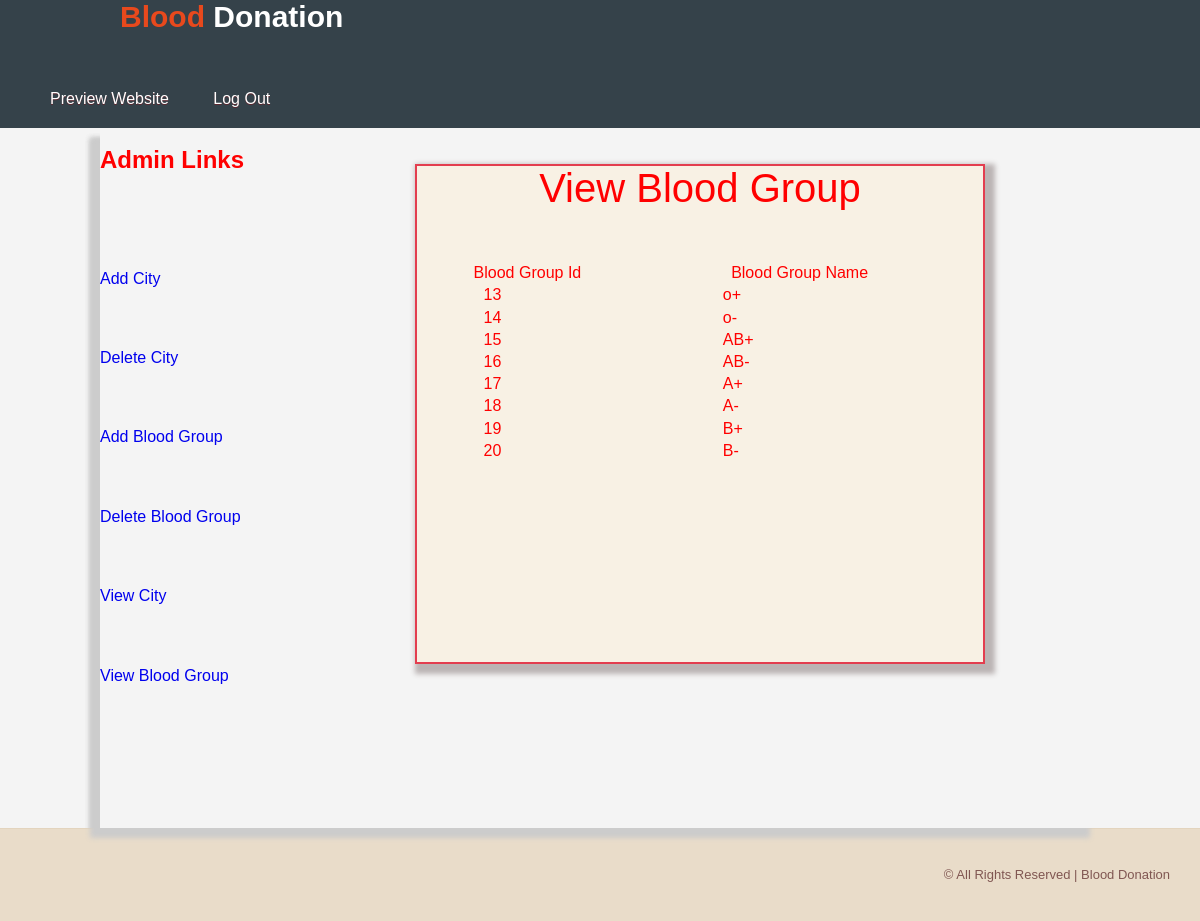
/Admin/viewbloodgroup.php (signed in), run on the app's committed database.
### tables this page shows
CREATE TABLE `bloodgroup` (
  `bg_id` int(100) NOT NULL,
  `bg_name` varchar(100) NOT NULL
);

### Admin/viewbloodgroup.php (the view, shortened to what this page needs)
<!DOCTYPE html>
<html>
<head>
<link href="css/style.css" rel="stylesheet" type="text/css" media="all" />
<link rel="stylesheet" type="text/css" href="style.css">
<link href="css/flexslider.css" rel="stylesheet" type="text/css" media="all" />
</head>
<body>
<header>
            <div class="container">
                <div id="branding">
                    <h1><span class="highlight">Blood</span> Donation</h1>
                </div>
            </div>
        </header>
 <div class="nav_bg">
<div class="wrap">
    <ul class="nav">
            <li><a href="../index.php" target="_blank">Preview Website</a></li>
             <li><a href="logout.php">Log Out</a></li>
            </ul>
  </div>
    </div>
    <center>
   <div style="width:1000px; height:700px; box-shadow:-10px 10px 5px #CCC">
       <div style="width:200px; float:left;">
       <?php include('left.php'); ?>
       </div>
       <div style="width:800px;float:left">
<br /><br />
<?php include('function.php'); ?>
       <form method="post">
<table border="0" align="center" width="400px" height="500px" class="shaddoww">
<tr><td colspan="2" align="center" class="toptd"><span class="cityspan">View Blood Group </span></td></tr>
<tr><td align="center" style="padding-top:10px">
<table border="1" align="center" width="80%" height="200px" >
<tr><td>Blood Group Id </td><td align="center">Blood Group Name</td></tr>
<tr><td>
<?php
$cn=mysqli_connect("localhost","root","","bloodbank");
$s="select * from bloodgroup";
	$result=mysqli_query($cn,$s);
	while($data=mysqli_fetch_array($result))
	{
			echo "<tr><td style='padding-left:10px'>$data[0]</td><td  style='padding-left:50px'>$data[1]</td></tr>";
		}
?>
</td></tr>
</table>
</table>
</form>
       </div>
   </div>
    </center>
<?php include('bottom.php'); ?>
</body>
</html>

### Admin/css/style.css (style rules this page uses)
html,body,div,span,applet,object,iframe,h1,h2,h3,h4,h5,h6,p,blockquote,pre,a,abbr,acronym,address,big,cite,code,del,dfn,em,img,ins,kbd,q,s,samp,small,strike,strong,sub,sup,tt,var,b,u,i,dl,dt,dd,ol,nav ul,nav li,fieldset,form,label,legend,table,caption,tbody,tfoot,thead,tr,th,td,article,aside,canvas,details,embed,figure,figcaption,footer,header,hgroup,menu,nav,output,ruby,section,summary,time,mark,audio,video { margin:0;padding:0;border:0;font-size:100%;font:inherit;vertical-align:baseline; }
article, aside, details, figcaption, figure,footer, header, hgroup, menu, nav, section { display: block; }
ol,ul { list-style:none;margin:0;padding:0; }
table { border-collapse:collapse;border-spacing:0; }
a { text-decoration:none; }
body { font-family: Arial, Geneva,Helvetica, sans-serif; font-size: 100%; }
.wrap { margin:0 auto; width:80%; }
.nav_bg { background: #35424a; height:58px; }
.nav li { display:inline-block; }
.nav li a { font-family: 'Source Sans Pro', sans-serif; line-height:1.8em; display:block; text-decoration:none; font-weight:normal; color:#ffffff; padding:15px 20px; font-size: 1em; text-transform: capitalize; text-shadow: 0 1px 0 #5C2830; letter-spacing:0px; }
@media only screen and (max-width: 1280px) { .wrap { width:95%; } }
.shaddoww { border:solid 2px #e33e4f; background-color:#f8f1e4; box-shadow:5px 5px 5px 5px #bbb4b4; width: 570px; color:red; }
table .cityspan { font-size:40px; }

### Admin/style.css (style rules this page uses)
body { font: 15px/1.5 Arial, Helvetica,sans-serif; padding:0; margin:0; background-color:#f4f4f4; }
header { background:#35424a; color:#ffffff; padding-top:30px; min-height:70px; border-bottom:#e8491d 3px solid; }
header #branding { float:left; }
header #branding h1 { margin:0; font-size:30px; font-weight:bold; }
header .highlight, header .current a { color:#e8491d; font-weight:bold; }

### data on the page
bloodgroup: bg_id "13", bg_name "o+"
bloodgroup: bg_id "14", bg_name "o-"
bloodgroup: bg_id "15", bg_name "AB+"
bloodgroup: bg_id "16", bg_name "AB-"
bloodgroup: bg_id "17", bg_name "A+"
bloodgroup: bg_id "18", bg_name "A-"
bloodgroup: bg_id "19", bg_name "B+"
bloodgroup: bg_id "20", bg_name "B-"
